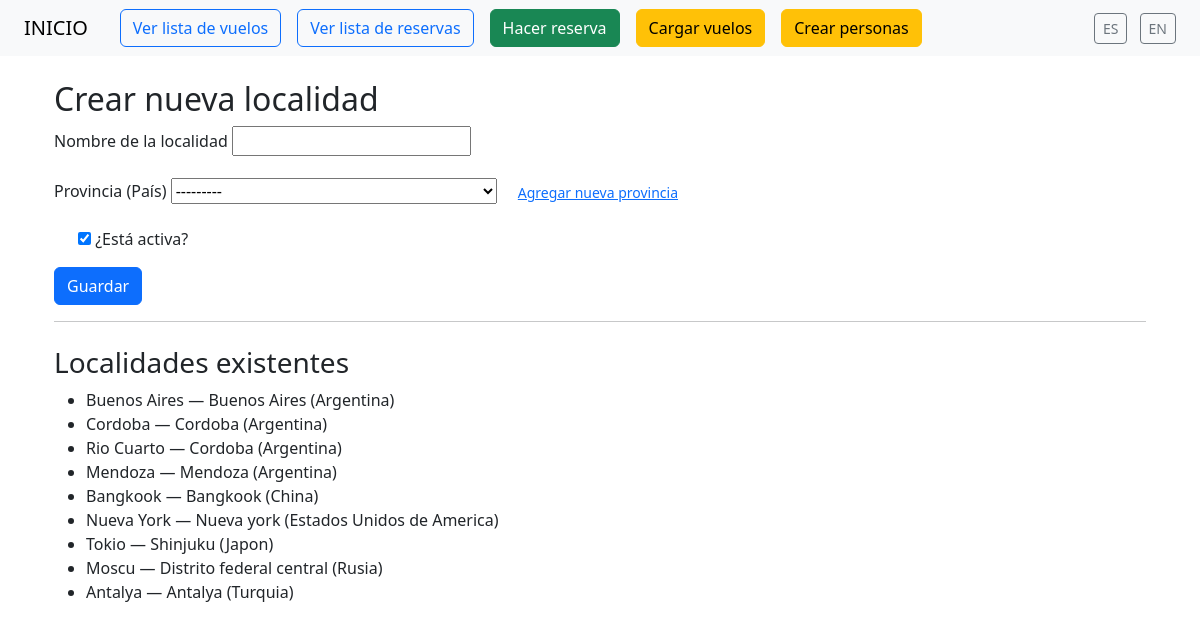
Page /es/localidad/crear/ (signed in) on the committed database.
### core/models.py (models this page shows, shortened)
class Localidad(models.Model):
    provincia = models.ForeignKey(Provincia, on_delete=models.CASCADE, related_name='localidades', null=True, verbose_name=_("Provincia"))
    nombre = models.CharField(max_length=100, verbose_name=_("Nombre"))
    activo = models.BooleanField(default=True, verbose_name=_("Activo"))
    class Meta:
        ordering = ['nombre']
        verbose_name = _("Localidad")
        verbose_name_plural = _("Localidades")
        constraints = [
            models.UniqueConstraint(fields=['provincia', 'nombre'], name='unique_localidad_por_provincia')
        ]

class Provincia(models.Model):
    pais = models.ForeignKey(Pais, on_delete=models.CASCADE, related_name='provincias', verbose_name=_("País"))
    nombre = models.CharField(max_length=100, verbose_name=_("Nombre"))
    activo = models.BooleanField(default=True, verbose_name=_("Activo"))
    class Meta:
        ordering = ['nombre']
        verbose_name = _("Provincia")
        verbose_name_plural = _("Provincias")
        constraints = [
            models.UniqueConstraint(fields=['pais', 'nombre'], name='unique_provincia_por_pais')
        ]
    def __str__(self):
        return f"{self.nombre} ({self.pais.nombre})"

class Pais(models.Model):
    nombre = models.CharField(max_length=100, verbose_name=_("Nombre"))
    activo = models.BooleanField(default=True, verbose_name=_("Activo"))
    class Meta:
        ordering = ['nombre']
        verbose_name = _("País")
        verbose_name_plural = _("Países")

### vuelos/views.py (the view, shortened to what this page needs)
# urls.py: path('localidad/crear/', views.LocalidadCreateView.as_view(), name='localidad_form'),
class LocalidadCreateView(LoginRequiredMixin, UserPassesTestMixin, CreateView):
    model = Localidad
    fields = ['nombre', 'provincia', 'activo']
    template_name = 'vuelos/localidad_form.html'
    success_url = reverse_lazy('cargar_vuelo')
    def test_func(self):
        return self.request.user.is_superuser
    def get_context_data(self, **kwargs):
        context = super().get_context_data(**kwargs)
        context['localidades'] = Localidad.objects.select_related('provincia__pais').order_by('provincia__pais__nombre', 'provincia__nombre', 'nombre')
        return context

### vuelos/templates/vuelos/localidad_form.html (shortened to what this page needs)
{% extends 'base.html' %}
{% load i18n %}
{% block content %}
  <div class="container mt-4">
    <h2>{% trans "Crear nueva localidad" %}</h2>
    <form method="post">
      <div class="mb-3">
        <label for="id_nombre" class="form-label">{% trans "Nombre de la localidad" %}</label>
        {{ form.nombre }}
      </div>
      <div class="mb-3">
        <label for="id_provincia" class="form-label">{% trans "Provincia (País)" %}</label>
        {{ form.provincia }}
        <a href="{% url 'provincia_form' %}" class="btn btn-link btn-sm ms-2">
          {% trans "Agregar nueva provincia" %}
        </a>
      </div>
      <div class="form-check mb-3">
        {{ form.activo }}
        <label class="form-check-label" for="id_activo">{% trans "¿Está activa?" %}</label>
      </div>
      <button type="submit" class="btn btn-primary">{% trans "Guardar" %}</button>
    </form>
    <hr>
    <h3 class="mt-4">{% trans "Localidades existentes" %}</h3>
    <ul>
      {% for localidad in localidades %}
        <li>{{ localidad.nombre }} {% trans "—" %} {{ localidad.provincia.nombre }} ({{ localidad.provincia.pais.nombre }})</li>
      {% empty %}
        <li>{% trans "No hay localidades registradas aún." %}</li>
      {% endfor %}
    </ul>
  </div>
{% endblock %}

### rows in the picture
Localidad: nombre "Buenos Aires", provincia.nombre "Buenos Aires", provincia.pais.nombre "Argentina"
Localidad: nombre "Cordoba", provincia.nombre "Cordoba", provincia.pais.nombre "Argentina"
Localidad: nombre "Rio Cuarto", provincia.nombre "Cordoba", provincia.pais.nombre "Argentina"
Localidad: nombre "Mendoza", provincia.nombre "Mendoza", provincia.pais.nombre "Argentina"
Localidad: nombre "Bangkook", provincia.nombre "Bangkook", provincia.pais.nombre "China"
Localidad: nombre "Nueva York", provincia.nombre "Nueva york", provincia.pais.nombre "Estados Unidos de America"
Localidad: nombre "Tokio", provincia.nombre "Shinjuku", provincia.pais.nombre "Japon"
Localidad: nombre "Moscu", provincia.nombre "Distrito federal central", provincia.pais.nombre "Rusia"
Localidad: nombre "Antalya", provincia.nombre "Antalya", provincia.pais.nombre "Turquia"
